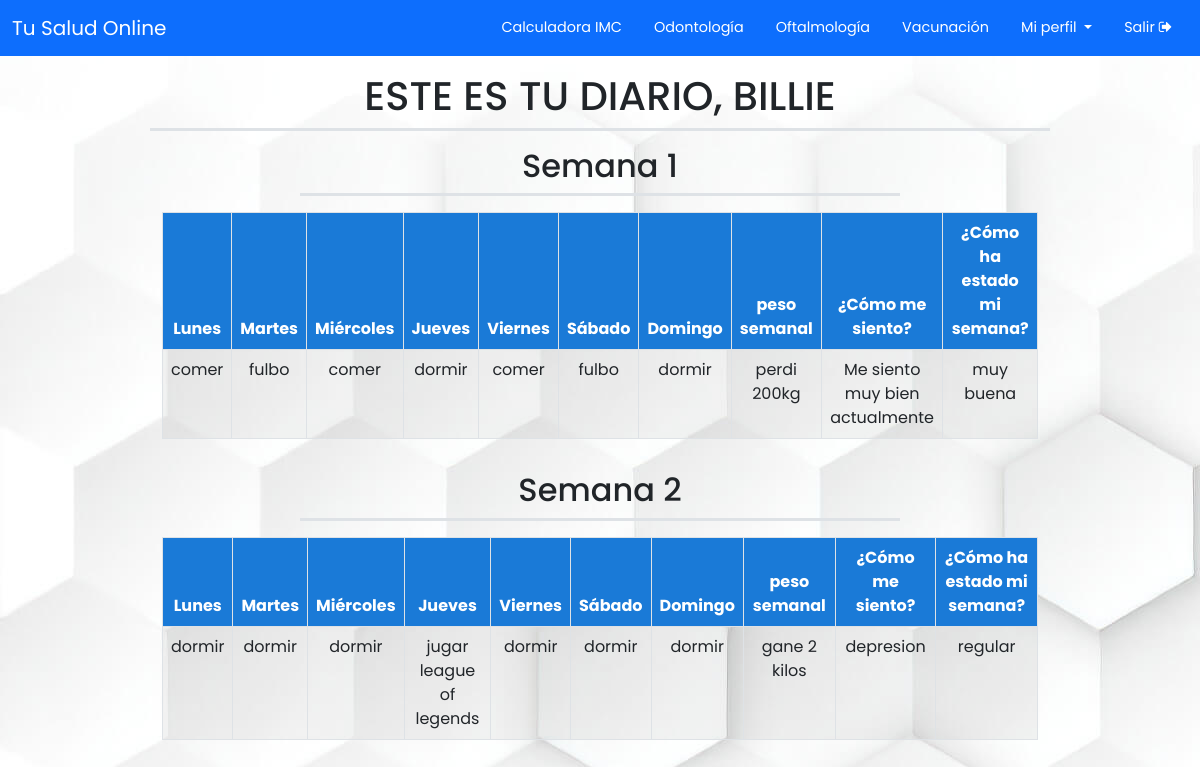
The page /webCliente/paciente/verDiario.php (signed in) on the database its author committed.
### tables this page shows
CREATE TABLE `usuarios` (
  `id_usuario` int(5) NOT NULL,
  `usuario` varchar(25) NOT NULL,
  `contraseña` varchar(32) NOT NULL,
  `nombre` varchar(50) NOT NULL,
  `apellido` varchar(50) NOT NULL,
  `genero` varchar(9) NOT NULL,
  `fecha_de_nacimiento` date NOT NULL
);

CREATE TABLE `diariopaciente` (
  `id_semana` int(5) NOT NULL,
  `actividadLun` varchar(500) NOT NULL,
  `actividadMar` varchar(500) NOT NULL,
  `actividadMie` varchar(500) NOT NULL,
  `actividadJue` varchar(500) NOT NULL,
  `actividadVie` varchar(500) NOT NULL,
  `actividadSab` varchar(500) NOT NULL,
  `actividadDom` varchar(500) NOT NULL,
  `pesoSemanal` varchar(50) NOT NULL,
  `estado` varchar(500) NOT NULL,
  `valoracionSemana` varchar(9) NOT NULL,
  `id_usuario` int(5) NOT NULL
);

### webCliente/paciente/verDiario.php (the view, shortened to what this page needs)
<?php
$conexion = mysqli_connect("localhost", "root", "", "sistema_olimpiada");
$usuario = $_SESSION['usuario'];
$consulta = "SELECT nombre,id_usuario FROM usuarios where usuario='$usuario'";
$resultado = mysqli_query($conexion, $consulta);
if (mysqli_num_rows($resultado) > 0) {
    while ($rowData = mysqli_fetch_assoc($resultado)) {
        $id_usuario = $rowData["id_usuario"];
        $nombre_usuario = $rowData["nombre"];
    }
}
$cont = 0;
?>
<!DOCTYPE html>
<html lang="en">
<head>
    <link rel="stylesheet" href="https://cdnjs.cloudflare.com/ajax/libs/font-awesome/4.7.0/css/font-awesome.min.css">
    <link href="https://cdn.jsdelivr.net/npm/bootstrap@5.0.2/dist/css/bootstrap.min.css" rel="stylesheet">
    <link rel="stylesheet" type="text/css" href="../../css/style.css">
</head>
<body>
  <header>
    <nav class="navbar navbar-expand-lg navbar-light bg-primary">
      <div class="container-fluid">
        <a class="navbar-brand" href="../home.php"><span class="title">Tu Salud Online</span></a>
        <div class="collapse navbar-collapse" id="navbarNav">
          <ul class="navbar-nav ms-auto">
            <li class="nav-item">
              <a class="nav-link" href="../imc.php"><span class="nav-links">Calculadora IMC</span></a>
            </li>
            <li class="nav-item">
              <a class="nav-link" href="../odontologia.php"><span class="nav-links">Odontología</span></a>
            </li>
            <li class="nav-item">
              <a class="nav-link" href="../oftalmologia.php"><span class="nav-links">Oftalmología</span></a>
            </li>
            <li class="nav-item">
              <a class="nav-link" href="../vacunacion.php"><span class="nav-links">Vacunación</span></a>
            </li>
            <li class="nav-item dropdown">
              <a class="nav-link" href="#" id="navbarDropdown" role="button" data-bs-toggle="dropdown" aria-expanded="false">
              <span class="nav-links dropdown-toggle">Mi perfil </span>
              </a>
            </li>
            <li class="nav-item">
                <a class="nav-link" href="../../logout.php" onclick="return confirmarSalir()"><span class="nav-links">Salir <i class="fa fa-sign-out"></i></span></a>
            </li>
          </ul>
        </div>
      </div>
    </nav>
  </header>
    <h1 id="presentacionDiario" class="mayus text-center mt-2 p-2 border-bottom border-3 w-75 ms-auto mx-auto">ESTE ES TU DIARIO, <span><?php echo $nombre_usuario; ?></span></h1>
    <div>
        <?php
        $consulta = "SELECT actividadLun,actividadMar,actividadMie,actividadJue,actividadVie,actividadSab,actividadDom,pesoSemanal,estado,valoracionSemana FROM diariopaciente WHERE id_usuario='$id_usuario' ORDER BY id_semana";
        $resultado = mysqli_query($conexion, $consulta);
        if (mysqli_num_rows($resultado) > 0) {
            while ($rowData = mysqli_fetch_assoc($resultado)) {
                $cont = $cont + 1;
        ?>
                <h2 class="mt-2 p-2 text-center border-bottom border-3 w-50 ms-auto mx-auto">Semana <?php echo $cont; ?></h1>
                <div class="table-responsive nav-bar mt-3 ms-3 mx-3">
                    <table class="table table-bordered table-striped text-center w-75 mx-auto ms-auto">
                        <thead>
                            <th>Lunes</th>
                            <th>Martes</th>
                            <th>Miércoles</th>
                            <th>Jueves</th>
                            <th>Viernes</th>
                            <th>Sábado</th>
                            <th>Domingo</th>
                            <th>peso semanal</th>
                            <th>¿Cómo me siento?</th>
                            <th>¿Cómo ha estado mi semana?</th>
                        </thead>
                        <tbody>
                            <tr>
                                <td><?php echo $rowData["actividadLun"]; ?></td>
                                <td><?php echo $rowData["actividadMar"]; ?></td>
                                <td><?php echo $rowData["actividadMie"]; ?></td>
                                <td><?php echo $rowData["actividadJue"]; ?></td>
                                <td><?php echo $rowData["actividadVie"]; ?></td>
                                <td><?php echo $rowData["actividadSab"]; ?></td>
                                <td><?php echo $rowData["actividadDom"]; ?></td>
                                <td><?php echo $rowData["pesoSemanal"]; ?></td>
                                <td><?php echo $rowData["estado"]; ?></td>
                                <td><?php echo $rowData["valoracionSemana"]; ?></td>
                            </tr>
                        </tbody>
                    </table>
                </div>
        <?php
            }
        }
        ?>
    </div>
</body>
</html>

### css/style.css (style rules this page uses)
* { padding: 0; margin: 0; box-sizing: border-box; cursor: default; }
body { font-family: 'Poppins', sans-serif; background-image: url(../img/fondo.jpg); overflow-x: hidden; }
a { display: block; text-align: right; text-decoration: none; color: #999; font-size: 0.9rem; transition: .3s; }
.title { color: #fff; }
.nav-links { color: #fff; transition: ease all 0.25s; padding: 8px; }
.mayus { text-transform: uppercase; }
thead { background-color: #1a7ad7; color: #fff; }

### rows shown on the page
usuarios: nombre "BILLIE"
diariopaciente: actividadLun "comer", actividadMar "fulbo", actividadMie "comer", actividadJue "dormir", actividadVie "comer", actividadSab "fulbo", actividadDom "dormir", pesoSemanal "perdi 200kg", estado "Me siento muy bien actualmente", valoracionSemana "muy buena"
diariopaciente: actividadLun "dormir", actividadMar "dormir", actividadMie "dormir", actividadJue "jugar league of legends", actividadVie "dormir", actividadSab "dormir", actividadDom "dormir", pesoSemanal "gane 2 kilos", estado "depresion", valoracionSemana "regular"
